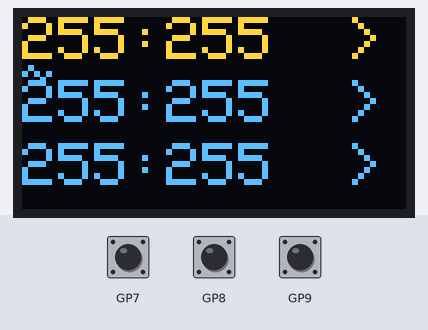
Simulated run of this program. Board: Raspberry Pi Pico. On the bench: 128×64 one-colour display. The test bench sets the inputs (shaded band); at power-on: GP7 HIGH, GP8 HIGH, GP9 HIGH. The OLED is the two-colour kind (top 16 rows yellow); EEPROM starts erased; what the program prints to the serial monitor is not drawn.

Above: at 1.4 s.
1.5 s: GP7 pulled LOW for 3.2 s
At 4.9 s:
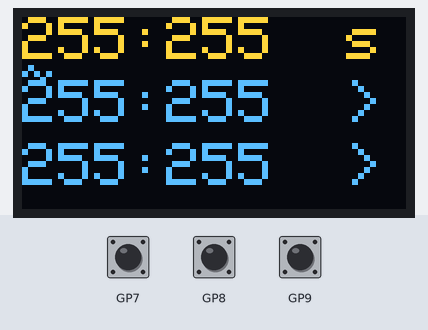
6.2 s: GP8 pulled LOW for 1 s
At 7.4 s:
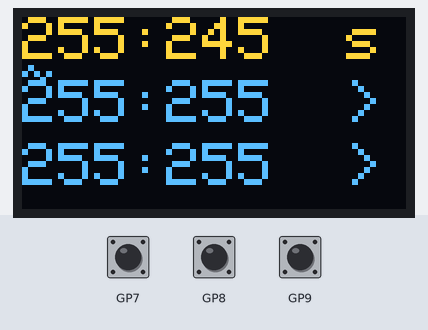
8.7 s: GP9 pulled LOW for 0.15 s
At 9.5 s:
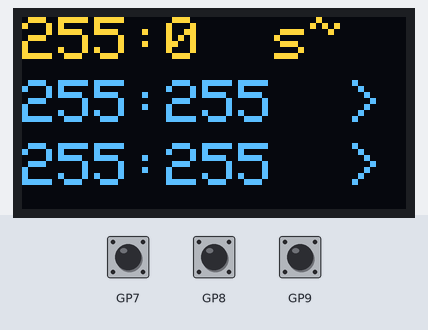
10.3 s: GP7 pulled LOW for 1 s
At 11.6 s:
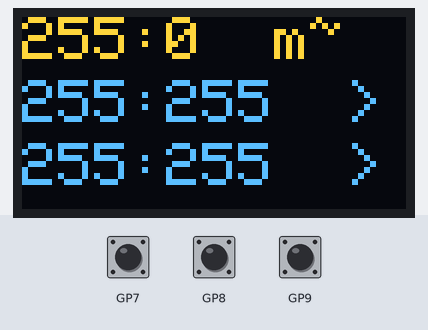
12.8 s: GP8 pulled LOW for 0.15 s
At 13.8 s:
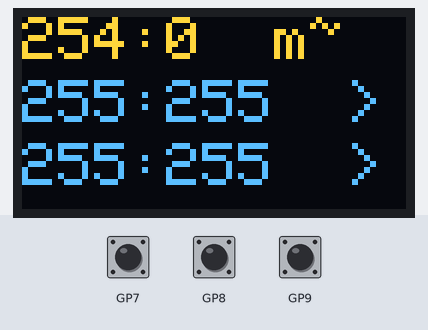
14.4 s: GP9 pulled LOW for 1 s
At 15.9 s:
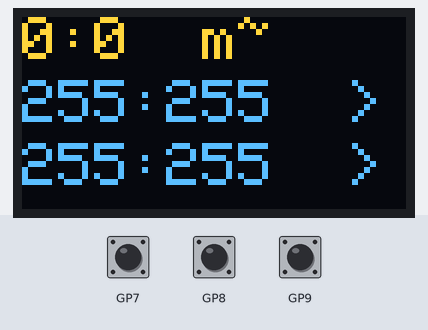
Timing chart, 0 to 17.4 s (numbered marks = the images above; inputs shaded):
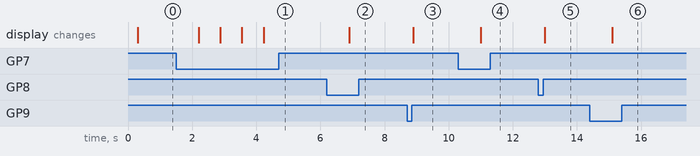

Measured:
- after the input at 1.5 s, the display: changes after 0.71 s (image 1)
- after the input at 6.2 s, the display: changes after 0.71 s (image 2)
- after the input at 8.7 s, the display: changes after 0.19 s (image 3)
- after the input at 10.3 s, the display: changes after 0.70 s (image 4)
- after the input at 12.8 s, the display: changes after 0.19 s (image 5)
- after the input at 14.4 s, the display: changes after 0.70 s (image 6)

The program:

main.cpp
```cpp
#include <Arduino.h>

#include <SPI.h>
#include <Wire.h>
#include <string>
#include <Adafruit_GFX.h>
#include <Adafruit_SH110X.h>

#include "Timer.h"
#include "Display.h"
#include "button.h"
#include "three_button_manager.h"
#include "TimerDisplay.hpp"
#include "TimerManager.hpp"

Display feather_display;
ThreeButtonManager input_manager{9,8,7,650};
TimerManager time_manager{&feather_display};
Input answer;

void setup()
{
    Serial.begin(115200);
    delay(250);
    feather_display.begin(0x3C,true);
    feather_display.setRotation(1);

    feather_display.setTextSize(2);
    feather_display.setCursor(0,0);
    feather_display.setTextColor(SH110X_WHITE);

    input_manager.Setup();

    feather_display.clearDisplay();

}

void loop()
{
    feather_display.clearDisplay();
    answer = input_manager.Update();
    time_manager.Update(answer);

    if (answer == B_long)
    {
        Serial.println("B_long pressed");
    }

    feather_display.display();
}

// unsigned long last_pulse_on = 0;
// unsigned long last_pulse_off = 0;
// unsigned long pulse_length = 200;
// unsigned long off_length = 500;
// bool on = false;

// //Buzzer quick test
// void setup()
// {
//     pinMode(0,OUTPUT);
//     pinMode(6,OUTPUT);
//     digitalWrite(6,0);
//     digitalWrite(0,0);
// }

// void loop()
// {
//     digitalWrite(0,HIGH);
//     sleep_ms(pulse_length);
//     digitalWrite(0,LOW);
//     sleep_ms(pulse_length);
//     digitalWrite(0,HIGH);

// }
```
